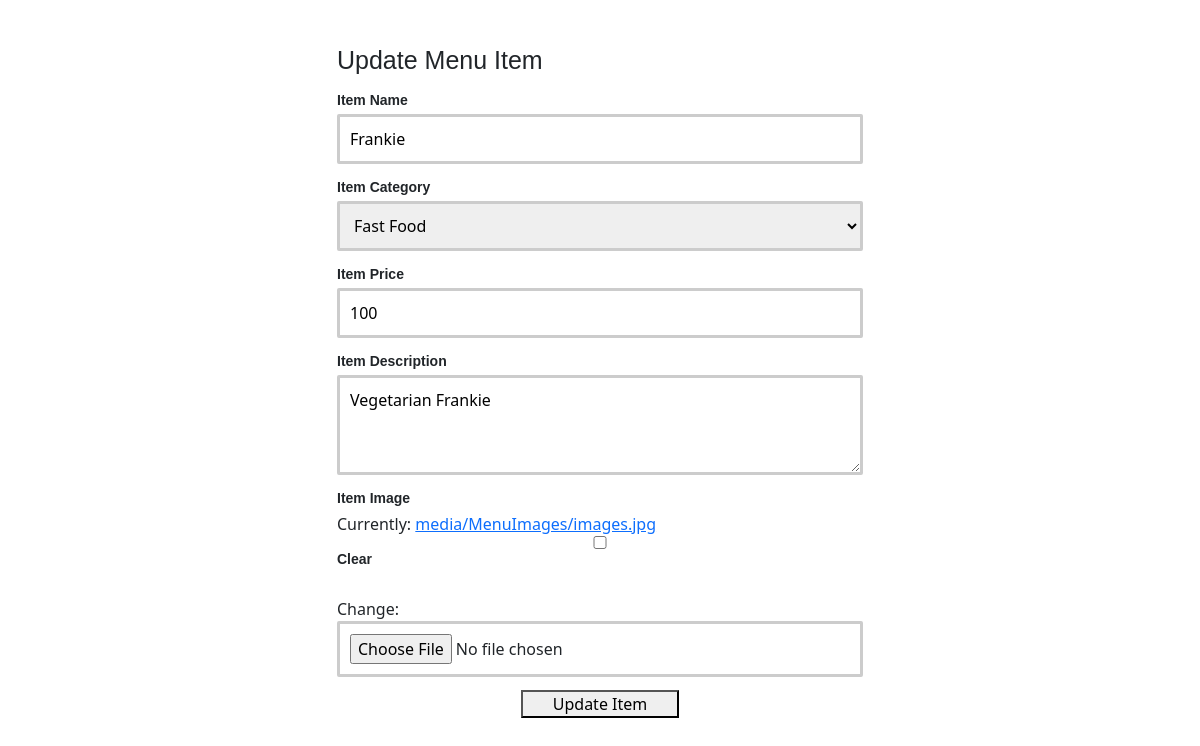
/5/updateItem/7, run on the app's committed database.
### menu_app/models.py (models this page shows, shortened)
class Menu(models.Model):
    Categories = (
        ('Refreshments', 'Refreshments'),
        ('Fast Food', 'Fast Food'),
        ('Lunch Plate', 'Lunch Plate'),
        ('Dinner Plate', 'Dinner Plate'),
        ('Indian Food', 'Indian Food'),
        ('Chinese Food', 'Chinese Food'),
        ('Soft Drinks', 'Soft Drinks'),
    )
    restaurant = models.ForeignKey(RestaurantOwner, on_delete=models.CASCADE)
    itemName = models.CharField(max_length=100, null=True, blank=True, verbose_name='Name')
    itemCategory = models.CharField(max_length=100, choices=Categories,  null=True, blank=True, verbose_name='Category')
    itemPrice = models.IntegerField(null=True, blank=True, verbose_name='Price')
    itemImage = models.ImageField(upload_to='media/MenuImages', null=True, blank=True, verbose_name='Image')
    itemDescription = models.TextField(verbose_name='Description')
    class Meta:
        verbose_name_plural = 'Menu Items'

### menu_app/views.py (the view, shortened to what this page needs)
# urls.py: path('<int:restaurant_id>/updateItem/<int:pk>', MenuUpdate.as_view(), name='menu_update'),
class MenuUpdate(UpdateView):
    model = Menu
    fields = ['itemName', 'itemCategory', 'itemPrice', 'itemDescription', 'itemImage']

### templates/menu_app/menu_form.html (shortened to what this page needs)
{% extends 'base.html' %}
{% load static %}
{% block style %}
<link href="https://cdn.jsdelivr.net/npm/bootstrap@5.2.2/dist/css/bootstrap.min.css" rel="stylesheet"
>
<link href="{% static 'css/form.css' %}" type="text/css" rel="stylesheet" />
{% endblock %}
{% block content %}
<form method="POST" enctype="multipart/form-data" autocomplete="off">
    <div class="container">
        <div class="form-part">
            {% if add_page %}
            <h2>Add New Menu Item</h2>
            {% else %}
            <h2>Update Menu Item</h2>
            {% endif %}
            <div class="form-inputs">
                <div class="text-input">
                    <label for="email">Item Name</label>
                    {{ form.itemName }}
                </div>
                <div class="text-input">
                    <label for="country">Item Category</label>
                    {{ form.itemCategory }}
                </div>
                <div class="text-input">
                    <label for="email">Item Price</label>
                    {{ form.itemPrice }}
                </div>
                <div class="text-input">
                    <label for="email">Item Description</label>
                    {{ form.itemDescription }}
                </div>
                <div class="text-input">
                    <label for="email">Item Image</label>
                    {{ form.itemImage }}
                </div>
                <center>
                    <div class="group button-group">
                        <button class="signup-btn">
                            {% if add_page %}
                            <span style="margin: 30px">Add Item</span>
                            {% else %}
                            <span style="margin: 30px">Update Item</span>
                            {% endif %}
                        </button>
                </center>
            </div>
        </div>
    </div>
</form>
{% endblock %}

### static/css/form.css (style rules this page uses)
* { margin: 0; padding: 0; outline: 0; }
.container { width: 550px; margin: 45px auto; }
.form-part { margin: 20px 0; }
.form-part h2 { font-size: 25px; font-weight: 400; font-family: 'Josefin Sans', sans-serif; margin-bottom: 15px; }
.text-input, .radio-button, .check-boxes { margin-bottom: 13px; }
.text-input label, .radio-button label, .check-boxes label { display: block; margin-bottom: 3px; font-family: 'Josefin Sans', sans-serif; font-size: 14px; font-weight: 600; }
.text-input input, .text-input textarea, .text-input select { padding: 10px 10px; display: block; width: 100%; border: solid 3px #ccc; -webkit-border-radius: 2px; -moz-border-radius: 2px; border-radius: 2px; }
.text-input select { width: 100%; }
.text-input textarea { height: 100px; }

### data on the page
Menu: itemName "Frankie", itemCategory "Fast Food", itemPrice "100", itemDescription "Vegetarian Frankie"
